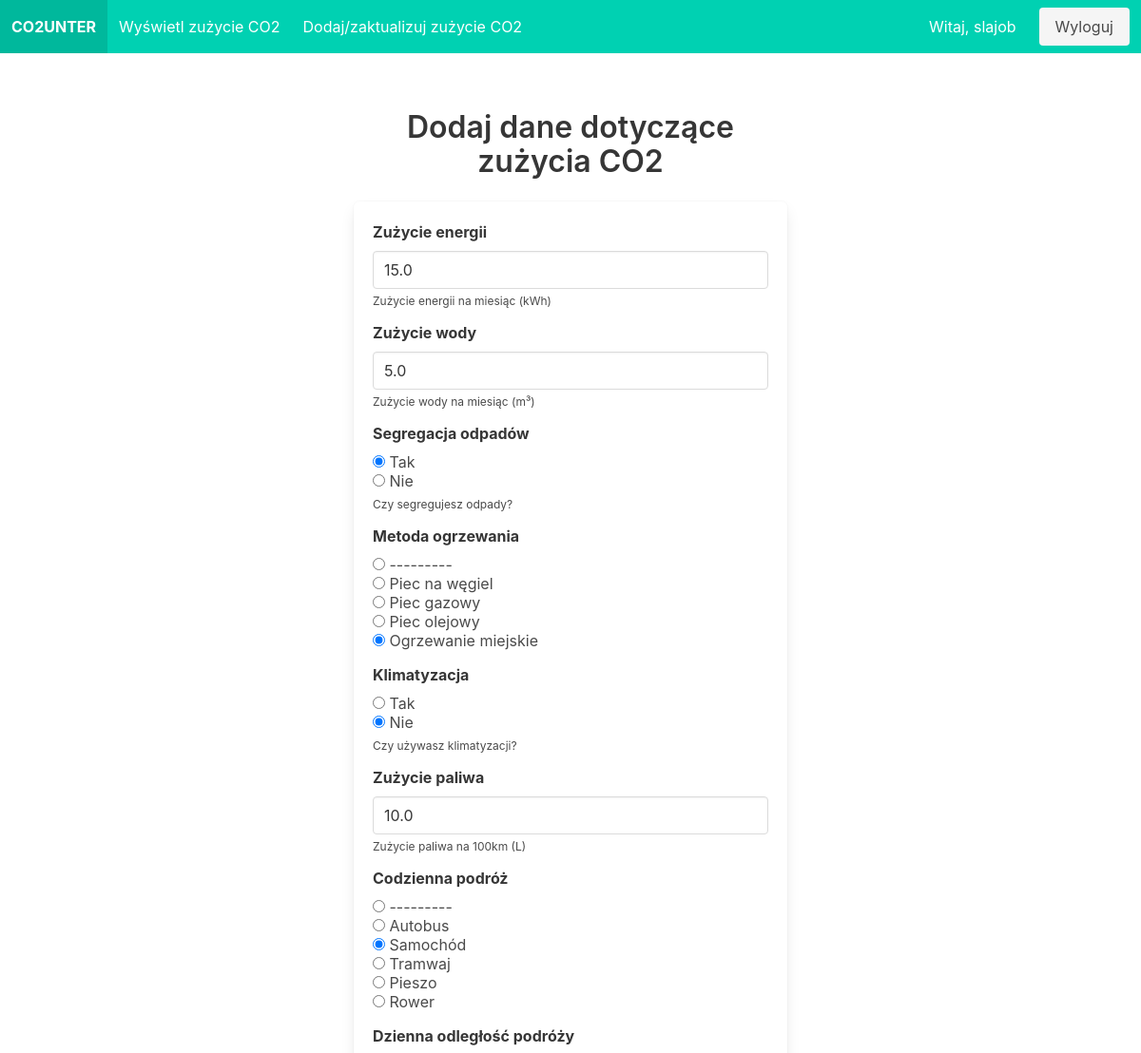
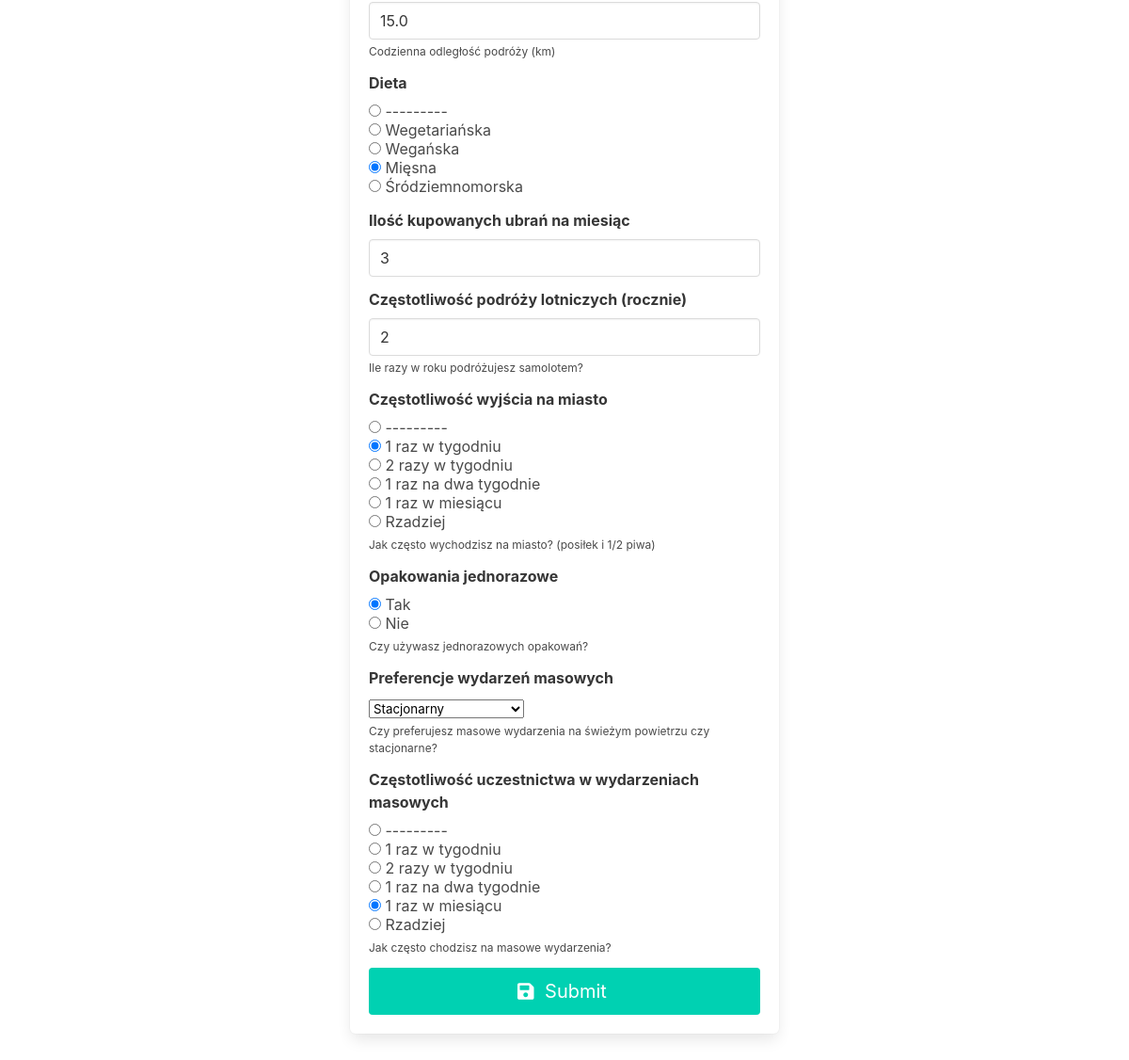
Page /add_co2_consumption/ (signed in) on the committed database (2 pictures, top to bottom).
### counter/models.py (models this page shows, shortened)
class CO2Consumption(models.Model):
    HEATING_CHOICES = [
        ('coal', 'Piec na węgiel'),
        ('gas', 'Piec gazowy'),
        ('oil', 'Piec olejowy'),
        ('district', 'Ogrzewanie miejskie'),
    ]
    TRAVEL_CHOICES = [
        ('bus', 'Autobus'),
        ('car', 'Samochód'),
        ('tram', 'Tramwaj'),
        ('walk', 'Pieszo'),
        ('bike', 'Rower'),
    ]
    DIET_CHOICES = [
        ('vegetarian', 'Wegetariańska'),
        ('vegan', 'Wegańska'),
        ('meat', 'Mięsna'),
        ('mediterranean', 'Śródziemnomorska'),
    ]
    FREQUENCY_CHOICES = [
        ('1_per_week', '1 raz w tygodniu'),
        ('2_per_week', '2 razy w tygodniu'),
        ('1_per_2_weeks', '1 raz na dwa tygodnie'),
        ('1_per_month', '1 raz w miesiącu'),
        ('less_often', 'Rzadziej'),
    ]
    EVENT_PREFERENCE_CHOICES = [
        ('outdoor', 'Na świeżym powietrzu'),
        ('stationary', 'Stacjonarny'),
    ]
    user = models.OneToOneField(User, on_delete=models.CASCADE)
    energy_consumption = models.FloatField(
        help_text="Zużycie energii na miesiąc (kWh)",
        verbose_name="Zużycie energii"
    )
    water_consumption = models.FloatField(
        help_text="Zużycie wody na miesiąc (m³)",
        verbose_name="Zużycie wody"
    )
    waste_segregation = models.BooleanField(
        help_text="Czy segregujesz odpady?",
        verbose_name="Segregacja odpadów"
    )
    heating_method = models.CharField(
        max_length=10,
        choices=HEATING_CHOICES,
        verbose_name="Metoda ogrzewania"
    )
    air_conditioning = models.BooleanField(
        help_text="Czy używasz klimatyzacji?",
        verbose_name="Klimatyzacja"
    )
    car_fuel_consumption = models.FloatField(
        help_text="Zużycie paliwa na 100km (L)",
        verbose_name="Zużycie paliwa"
    )
    everyday_travel = models.CharField(
        max_length=10,
        choices=TRAVEL_CHOICES,
        verbose_name="Codzienna podróż"
    )
    daily_travel_distance = models.FloatField(
        help_text="Codzienna odległość podróży (km)",
        verbose_name="Dzienna odległość podróży"
    )
    diet = models.CharField(
        max_length=15,
        choices=DIET_CHOICES,
        verbose_name="Dieta"
    )
    clothes_factor = models.IntegerField(
        verbose_name="Ilość kupowanych ubrań na miesiąc"
    )
    air_travel_frequency = models.IntegerField(
        help_text="Ile razy w roku podróżujesz samolotem?",
        verbose_name="Częstotliwość podróży lotniczych (rocznie)"
    )
    going_out_frequency = models.CharField(
        max_length=15,
        choices=FREQUENCY_CHOICES,
        help_text="Jak często wychodzisz na miasto? (posiłek i 1/2 piwa)",
        verbose_name="Częstotliwość wyjścia na miasto"
    )
    disposable_packaging = models.BooleanField(
        help_text="Czy używasz jednorazowych opakowań?",
        verbose_name="Opakowania jednorazowe"
    )
    mass_event_preference = models.CharField(
        max_length=10,
        choices=EVENT_PREFERENCE_CHOICES,
        help_text="Czy preferujesz masowe wydarzenia na świeżym powietrzu czy stacjonarne?",
        verbose_name="Preferencje wydarzeń masowych"
    )
    mass_event_frequency = models.CharField(
        max_length=15,
        choices=FREQUENCY_CHOICES,
        help_text="Jak często chodzisz na masowe wydarzenia?",
        verbose_name="Częstotliwość uczestnictwa w wydarzeniach masowych"
    )
    created_at = models.DateTimeField(auto_now_add=True)
    updated_at = models.DateTimeField(auto_now=True)

### counter/views.py (the view)
# urls.py: path('add_co2_consumption/', views.add_co2_consumption, name='add_co2_consumption'),
@csrf_exempt
@login_required
def add_co2_consumption(request):
    try:
        consumption = CO2Consumption.objects.get(user=request.user)
    except CO2Consumption.DoesNotExist:
        consumption = None
    if request.method == 'POST':
        form = CO2ConsumptionForm(request.POST, instance=consumption)
        if form.is_valid():
            consumption = form.save(commit=False)
            consumption.user = request.user
            consumption.save()
            messages.success(request, 'Your CO2 consumption data has been updated.')
            return redirect('view_co2_consumption')
    else:
        form = CO2ConsumptionForm(instance=consumption)
    return render(request, 'counter/add_co2_consumption.html', {'form': form})

### counter/forms.py
class CO2ConsumptionForm(forms.ModelForm):
    class Meta:
        model = CO2Consumption
        exclude = ['user']
        widgets = {
            'waste_segregation': forms.RadioSelect(choices=((True, 'Tak'), (False, 'Nie'))),
            'air_conditioning': forms.RadioSelect(choices=((True, 'Tak'), (False, 'Nie'))),
            'heating_method': forms.RadioSelect(),
            'everyday_travel': forms.RadioSelect(),
            'diet': forms.RadioSelect(),
            'clothes_factor': forms.NumberInput(),
            'air_travel_frequency': forms.NumberInput(),
            'going_out_frequency': forms.RadioSelect(),
            'disposable_packaging': forms.RadioSelect(choices=((True, 'Tak'), (False, 'Nie'))),
            'mass_event_frequency': forms.RadioSelect(),
        }
    def __init__(self, *args, **kwargs):
        super().__init__(*args, **kwargs)
        for field in self.fields:
            if isinstance(self.fields[field].widget, forms.NumberInput):
                self.fields[field].widget.attrs['class'] = 'input'
            elif isinstance(self.fields[field].widget, forms.RadioSelect):
                self.fields[field].widget.attrs['class'] = 'radio'

### counter/templates/counter/add_co2_consumption.html (shortened to what this page needs)
{% extends 'counter/base.html' %}
{% block content %}
<div class="column is-half is-offset-one-quarter">
    <h1 class="title has-text-centered">Dodaj dane dotyczące zużycia CO2</h1>
    <div class="box">
        <form method="post">
            {% for field in form %}
                <div class="field">
                    <label class="label">{{ field.label }}</label>
                    <div class="control">
                        {% if field.widget.input_type == "checkbox" %}
                            <label class="checkbox">
                                {{ field }} {{ field.label }}
                            </label>
                        {% else %}
                            {{ field }}
                        {% endif %}
                    </div>
                    {% if field.help_text %}
                        <p class="help">{{ field.help_text }}</p>
                    {% endif %}
                </div>
            {% endfor %}
            <div class="field">
                <div class="control">
                    <button type="submit" class="button is-primary is-fullwidth is-medium">
                        <span class="icon">
                            <i class="fas fa-save"></i>
                        </span>
                        <span>Submit</span>
                    </button>
                </div>
            </div>
        </form>
    </div>
</div>
{% endblock %}

### counter/templates/counter/base.html (shortened to what this page needs)
<!DOCTYPE html>
<html lang="en">
<head>
    <link rel="stylesheet" href="https://cdn.jsdelivr.net/npm/bulma@0.9.4/css/bulma.min.css">
</head>
<body>
    <nav class="navbar is-primary" role="navigation" aria-label="main navigation">
        <div class="navbar-brand">
            <a class="navbar-item" href="{% url 'home' %}">
                <strong>CO2UNTER</strong>
            </a>
        </div>
        <div id="navbarBasicExample" class="navbar-menu">
            <div class="navbar-start">
                {% if user.is_authenticated %}
                    <a href="{% url 'view_co2_consumption' %}" class="navbar-item">
                        Wyświetl zużycie CO2
                    </a>
                    <a href="{% url 'add_co2_consumption' %}" class="navbar-item">
                        Dodaj/zaktualizuj zużycie CO2
                    </a>
                {% endif %}
            </div>
            <div class="navbar-end">
                {% if user.is_authenticated %}
                    <div class="navbar-item">
                        Witaj, {{ user.username }}
                    </div>
                    <div class="navbar-item">
                        <a href="{% url 'logout' %}" class="button is-light">
                            Wyloguj
                        </a>
                    </div>
                {% endif %}
            </div>
        </div>
    </nav>
    <section class="section">
        <div class="container">
            {% block content %}{% endblock %}
        </div>
    </section>
</body>
</html>

### rows in the picture
CO2Consumption: form "15.0" "5.0" "☑ Tak ☐ Nie" "☐ --------- ☐ Piec na węgiel ☐ Piec gazowy ☐ Piec olejowy ☑ Ogrzewanie miejskie" "☐ Tak ☑ Nie" "10.0" "☐ --------- ☐ Autobus ☑ Samochód ☐ Tramwaj ☐ Pieszo ☐ Rower" "15.0" "☐ --------- ☐ Wegetariańska ☐ Wegańska ☑ Mięsna ☐ Śródziemnomorska" "3" "2" "☐ --------- ☑ 1 raz w tygodniu ☐ 2 razy w tygodniu ☐ 1 raz na dwa tygodnie ☐ 1 raz w miesiącu ☐ Rzadziej" "☑ Tak ☐ Nie" "Stacjonarny" "☐ --------- ☐ 1 raz w tygodniu ☐ 2 razy w tygodniu ☐ 1 raz na dwa tygodnie ☑ 1 raz w miesiącu ☐ Rzadziej"

### other values in the picture
{{ user.username }} "slajob"
{{ field.label }} "Zużycie energii" "Zużycie wody" "Segregacja odpadów" "Metoda ogrzewania" "Klimatyzacja" "Zużycie paliwa" "Codzienna podróż" "Dzienna odległość podróży" "Dieta" "Ilość kupowanych ubrań na miesiąc" "Częstotliwość podróży lotniczych (rocznie)" "Częstotliwość wyjścia na miasto" "Opakowania jednorazowe" "Preferencje wydarzeń masowych" "Częstotliwość uczestnictwa w wydarzeniach masowych"
{{ field.help_text }} "Zużycie energii na miesiąc (kWh)" "Zużycie wody na miesiąc (m³)" "Czy segregujesz odpady?" "Czy używasz klimatyzacji?" "Zużycie paliwa na 100km (L)" "Codzienna odległość podróży (km)" "Ile razy w roku podróżujesz samolotem?" "Jak często wychodzisz na miasto? (posiłek i 1/2 piwa)" "Czy używasz jednorazowych opakowań?" "Czy preferujesz masowe wydarzenia na świeżym powietrzu czy stacjonarne?" "Jak często chodzisz na masowe wydarzenia?"
